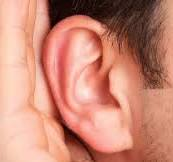
#> input picture 5.jpg, 173 x 162 px
$ python left.py
#> lines starting #> are read from the running program, lines starting #| are printed output that depends on the picture; after the words box and inside, x2 and y2 are one past the last pixel; in counts of white or black regions, pixels touching at a corner belong together
import cv2
img=cv2.imread("5.jpg",cv2.IMREAD_COLOR)
#> img is the input picture: shape (162, 173, 3); mean B, G, R 117.5, 136.4, 201.7
face_cascade=cv2.CascadeClassifier("haarcascade_mcs_leftear.xml")
grey_img=cv2.cvtColor(img,cv2.COLOR_BGR2GRAY)
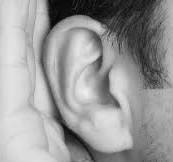
#> grey_img: shape (162, 173); min 3, max 239, mean 153.8
faces=face_cascade.detectMultiScale(grey_img,1.1,3)
#> faces = [[54, 20, 77, 129]]
print(faces)
#| [[ 54  20  77 129]]
for(x,y,w,h) in faces:
    cv2.rectangle(img,(x,y),(x+w,y+h),(0,255,0),3)
#> this loop made 1 pass
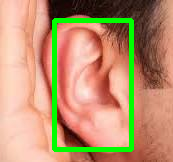
#> img: shape (162, 173, 3); 7.31% of pixels changed, all inside (x1, y1, x2, y2) = (52, 18, 134, 152)
cv2.imshow("lefter Detector",img)
cv2.waitKey(5000)
cv2.destroyAllWindows()

$ run again, with 2.jpg copied over 5.jpg
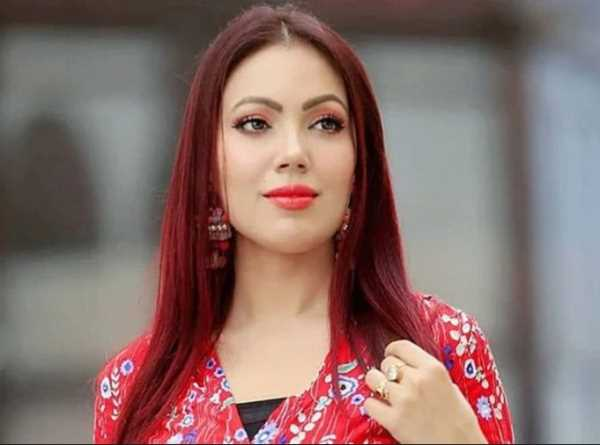
#> input picture 2.jpg, 600 x 445 px
#> img is the input picture: shape (445, 600, 3); mean B, G, R 106.5, 110.2, 137
#> `grey_img=cv2.cvtColor(img,cv2.COLOR_BGR2GRAY)`:
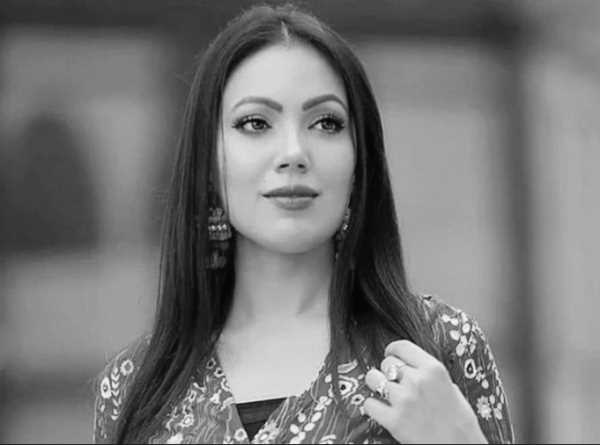
#> grey_img: shape (445, 600); min 2, max 252, mean 117.8
#> faces = ()

$ run again, with 3.jpg copied over 5.jpg
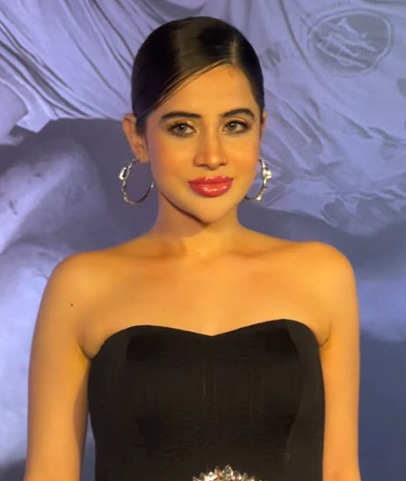
#> input picture 3.jpg, 406 x 481 px
#> img is the input picture: shape (481, 406, 3); mean B, G, R 104, 107.5, 132.2
#> `grey_img=cv2.cvtColor(img,cv2.COLOR_BGR2GRAY)`:
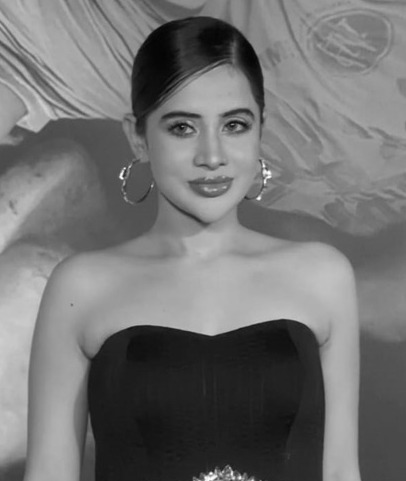
#> grey_img: shape (481, 406); min 2, max 253, mean 114.5
#> faces = ()

$ run again, with 4.jpg copied over 5.jpg
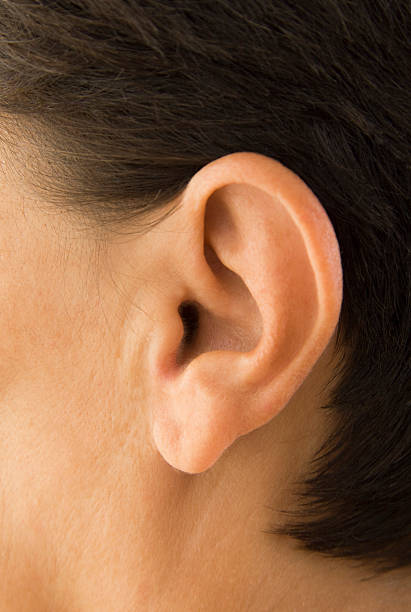
#> input picture 4.jpg, 411 x 612 px
#> img is the input picture: shape (612, 411, 3); mean B, G, R 66.7, 96.3, 137.6
#> `grey_img=cv2.cvtColor(img,cv2.COLOR_BGR2GRAY)`:
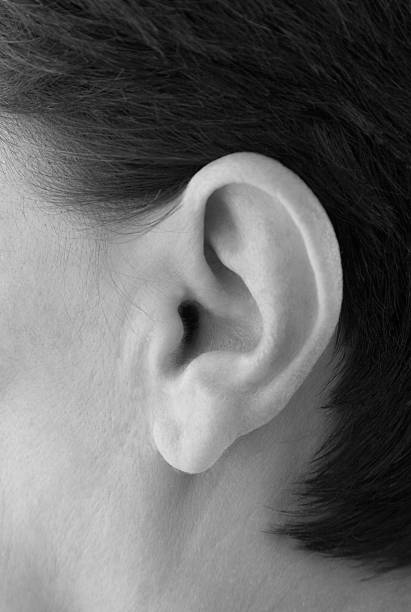
#> grey_img: shape (612, 411); min 0, max 233, mean 105.2
#> faces = ()
